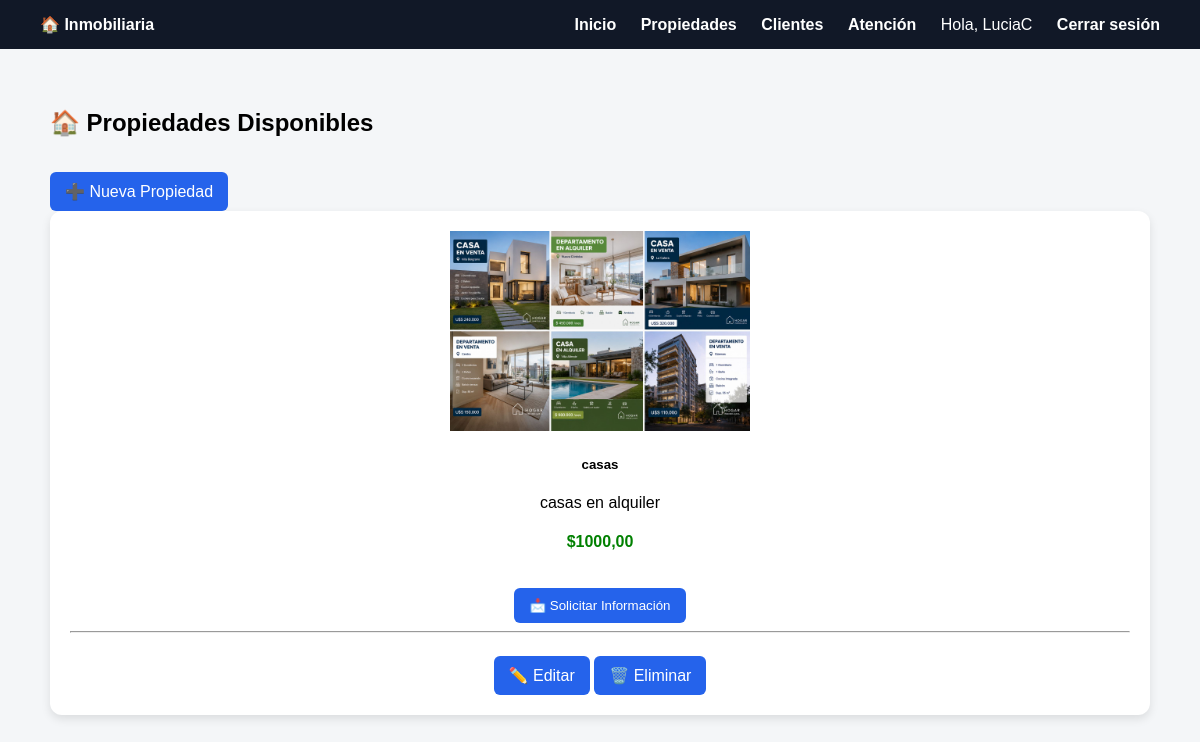
/propiedades/ (signed in), run on an earlier commit of the app's database.
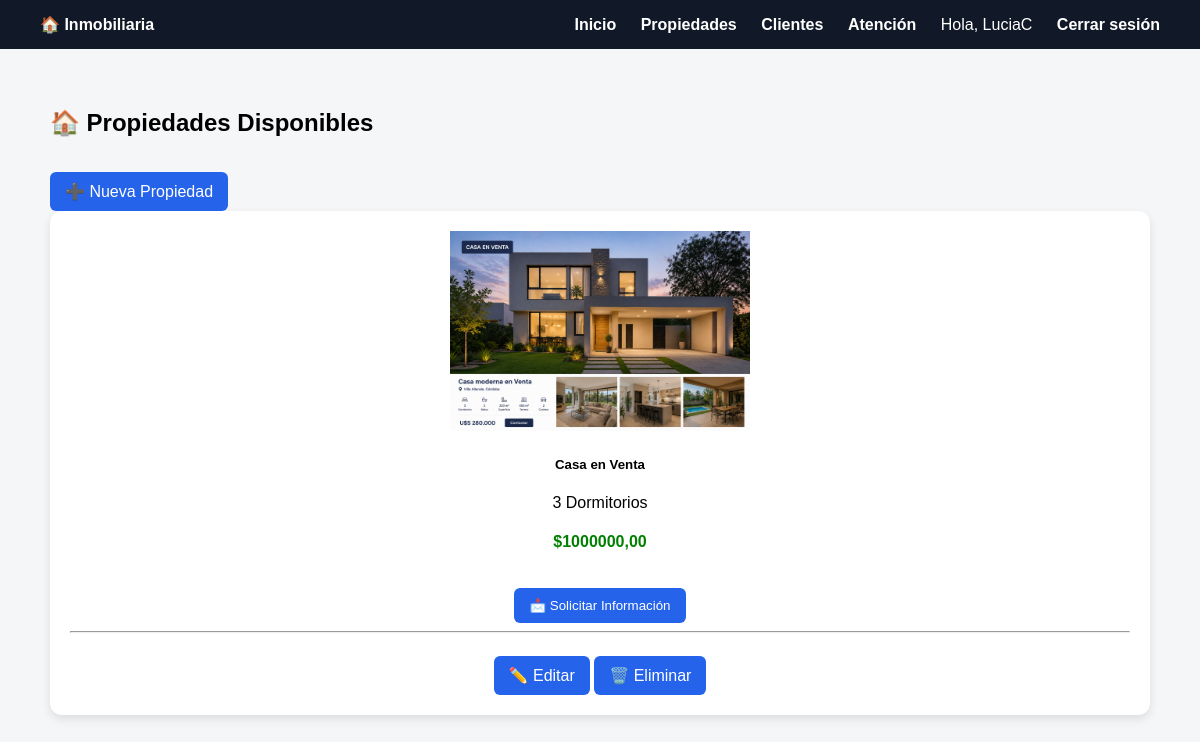
And on a later commit of the database.
### usuarios/models.py (models this page shows, shortened)
class Usuario(AbstractUser):
    telefono = models.CharField(
        max_length=20,
        blank=True
    )

### propiedades/models.py (models this page shows, shortened)
class Propiedad(models.Model):
    titulo = models.CharField(max_length=100)
    descripcion = models.TextField()
    direccion = models.CharField(max_length=200)
    precio = models.DecimalField(max_digits=10, decimal_places=2)
    tipo = models.ForeignKey(
        TipoPropiedad,
        on_delete=models.CASCADE,
        null=True,
        blank=True
    )
    operacion = models.ForeignKey(
        Operacion,
        on_delete=models.CASCADE,
        null=True,
        blank=True
    )
    imagen = models.ImageField(
        upload_to='propiedades/',
        null=True,
        blank=True
    )
    class Meta:
        verbose_name = "Propiedad"
        verbose_name_plural = "Propiedades"

### propiedades/views.py (the view)
# urls.py: path('propiedades/', lista_propiedades, name='lista_propiedades'),
@login_required
def lista_propiedades(request):
    propiedades = Propiedad.objects.all()
    return render(request, 'propiedades/lista.html', {
        'propiedades': propiedades
    })

### inmobiliaria/context_processors.py (called while the page is built)
def datos_extra(request):
    return {
        'nombre_sitio': 'Inmobiliaria Django'
    }

### templates/propiedades/lista.html (shortened to what this page needs)
{% extends 'base.html' %}
{% block content %}
<h2 class="mb-4">🏠 Propiedades Disponibles</h2>
{% if perms.propiedades.add_propiedad %}
<a href="{% url 'crear_propiedad' %}" class="btn btn-success mb-3">
    ➕ Nueva Propiedad
</a>
{% endif %}
<div class="row">
{% for propiedad in propiedades %}
<div class="col-md-4 mb-4">
    <div class="card shadow card-hover">
        {% if propiedad.imagen %}
        <img src="{{ propiedad.imagen.url }}" class="card-img-top" style="height:200px; object-fit:cover;">
        {% endif %}
        <div class="card-body">
            <h5>{{ propiedad.titulo }}</h5>
            <p>{{ propiedad.descripcion|truncatewords:15 }}</p>
            <h4 style="color:green;">
                ${{ propiedad.precio }}
            </h4>
            <button class="btn btn-primary w-100">
                📩 Solicitar Información
            </button>
            <hr>
            {% if perms.propiedades.change_propiedad %}
            <a href="{% url 'editar_propiedad' propiedad.id %}" class="btn btn-warning btn-sm">
                ✏️ Editar
            </a>
            {% endif %}
            {% if perms.propiedades.delete_propiedad %}
            <a href="{% url 'eliminar_propiedad' propiedad.id %}" class="btn btn-danger btn-sm">
                🗑️ Eliminar
            </a>
            {% endif %}
        </div>
    </div>
</div>
{% endfor %}
</div>
{% endblock %}

### templates/base.html (shortened to what this page needs)
<!DOCTYPE html>
<html lang="es">
<head>
</head>
<body>
<div class="nav">
    <div>
        <a href="{% url 'home' %}">🏠 Inmobiliaria</a>
    </div>
    <div>
        <a href="{% url 'home' %}">Inicio</a>
        <a href="{% url 'lista_propiedades' %}">Propiedades</a>
        <a href="{% url 'lista_clientes' %}">Clientes</a>
        <a href="{% url 'atencion' %}">Atención</a>
        {% if user.is_authenticated %}
            <span style="color:white; margin-left:10px; margin-right:10px;">
                Hola, {{ user.username }}
            </span>
            <a href="{% url 'logout' %}">Cerrar sesión</a>
        {% else %}
            <a href="{% url 'login' %}">Ingresar</a>
            <a href="{% url 'registro' %}">Registrarse</a>
        {% endif %}
    </div>
</div>
<div class="container">
    {% block content %}
    {% endblock %}
</div>
</body>
</html>

### templates/base.html (style rules this page uses)
body { margin: 0; font-family: Arial, sans-serif; background: #f4f6f8; }
.nav { background: #111827; padding: 15px 30px; display: flex; justify-content: space-between; align-items: center; flex-wrap: wrap; }
.nav a { color: white; text-decoration: none; margin: 0 10px; font-weight: bold; }
.container { max-width: 1100px; margin: auto; padding: 40px; }
.card { background: white; padding: 20px; border-radius: 12px; box-shadow: 0 4px 10px rgba(0,0,0,0.1); text-align: center; transition: 0.3s; }
.btn { display: inline-block; margin-top: 15px; padding: 10px 15px; background: #2563eb; color: white; border-radius: 6px; text-decoration: none; border: none; cursor: pointer; }

What changed in the data, as far as the page shows it:
removed Propiedad: imagen (picture), titulo "casas", descripcion "casas en alquiler", precio "1000,00"
added Propiedad: imagen (picture), titulo "Casa en Venta", descripcion "3 Dormitorios", precio "1000000,00"
